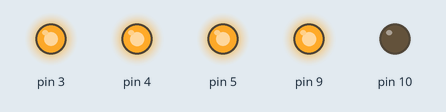
Recording of a sketch running on a simulated Arduino Uno, built with avr-gcc and run on an emulated ATmega328P. Shown: output pins drawn as LEDs (lit = HIGH).

Above: at 0.1 s.
Timing chart, 0 to 1.6 s (numbered marks = the images above):
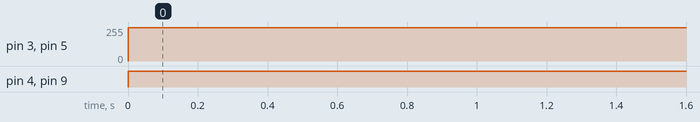

The sketch:

dc_motor.ino
```cpp
// C++ code
//
void setup()
{
  //first motor
  pinMode(9, OUTPUT);
  pinMode(10, OUTPUT);
  //pinMode(51, OUTPUT);
  //pinMode(53, OUTPUT);
}
void loop()
{
  digitalWrite(9, HIGH);
  digitalWrite(10, LOW);
  //digitalWrite(4, HIGH);
  //digitalWrite(5, LOW);
  analogWrite(3, 250);
  analogWrite(4, 250);
  analogWrite(5, 250);
  delay(1000); // Delay a little bit to improve simulation performance
}
```

Measured:
- by itself, pin 3, pin 5: 0/255 → 250/255 at 0.00 s
- by itself, pin 4, pin 9: LOW → HIGH at 0.00 s
